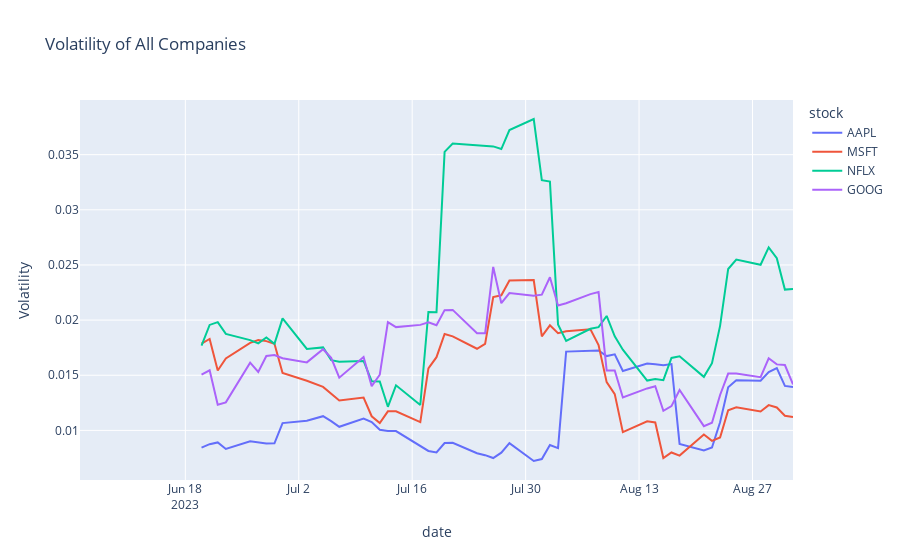

The notebook cell saved with this chart:
### Markdown cell above
# Let us now analyze the volatility of all companies. Volatility is a measure of how much and how often the stock price or market fluctuates over a given period of time.
# Here’s how to visualize the volatility of all companies:

### Code cell
df['Volatility'] = df.groupby('stock')['Close'].pct_change().rolling(window=10).std().reset_index(0, drop=True)
fig = px.line(df, x='date', y='Volatility', 
              color='stock', 
              title='Volatility of All Companies')
fig.show()
